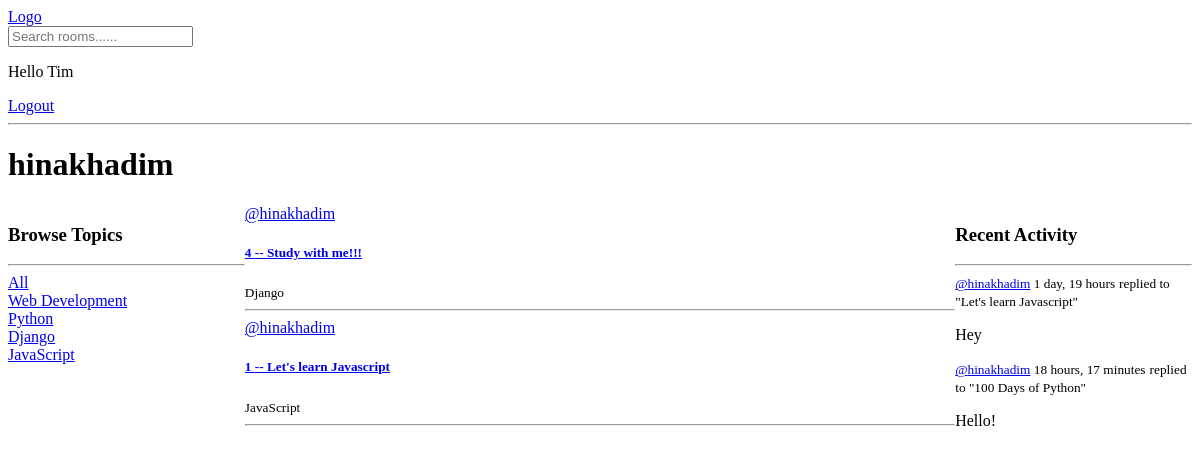
The page /profile/1/ (signed in) on the database its author committed.
### base/models.py (models this page shows, shortened)
class Topic(models.Model):
    name = models.CharField(max_length=200)

class Room(models.Model):
    host = models.ForeignKey(User, on_delete=models.SET_NULL, null=True)
    topic = models.ForeignKey(Topic, on_delete=models.SET_NULL, null=True)
    name = models.CharField(max_length=200)
    description = models.TextField(null=True, blank=True)
    participants = models.ManyToManyField(
        User, related_name='participants', blank=True
    )
    updated = models.DateTimeField(auto_now=True)
    created = models.DateTimeField(auto_now_add=True)
    class Meta:
        ordering = ['-updated', '-created']
    def __str__(self) -> str:
        return self.name

class Message(models.Model):
    user = models.ForeignKey(User, on_delete=models.SET_NULL, null=True)
    room = models.ForeignKey(Room, on_delete=models.SET_NULL, null=True)
    body = models.TextField()
    updated = models.DateTimeField(auto_now=True)
    created = models.DateTimeField(auto_now_add=True)

### base/views.py (the view)
# urls.py: path('profile/<str:pk>/', views.userProfile, name='user-profile')
def userProfile(request, pk):
    user = User.objects.get(id=pk)
    rooms = user.room_set.all()
    room_messages = user.message_set.all()
    topics = Topic.objects.all()
    context = {'user': user, 'rooms': rooms,
               'room_messages': room_messages, 'topics': topics}
    return render(request, 'base/profile.html', context)

### base/templates/base/profile.html
{% extends 'base/layout.html' %} {% block body %}
<h1>{{user.username}}</h1>
<div class="profile-container">
  <div>{% include 'base/topics_component.html' %}</div>
  <div>{% include 'base/feed_component.html' %}</div>
  <div>{% include 'base/activity_component.html' %}</div>
</div>
{% endblock body %}

### base/templates/base/navbar.html
<a href="/">Logo</a>
<form method="GET" action='{% url "base:home" %}'>
  <input type="text" name="q" placeholder="Search rooms......" />
</form>
{% if request.user.is_authenticated %}
<p>Hello {{request.user}}</p>
<a href="{% url 'base:logout' %}">Logout</a>
{%else%}
<a href="{% url 'base:login' %}">Login</a>
{% endif %}
<hr />

### base/templates/base/topics_component.html
<h3>Browse Topics</h3>
<hr />
<div>
  <a href="{% url 'base:home' %}">All</a>
</div>
{% for topic in topics %}
<div>
  <a href="{% url 'base:home' %}?q={{topic.name}}">{{topic.name}}</a>
</div>
{% endfor %}

### base/templates/base/feed_component.html (shortened to what this page needs)
<div>
  {% for room in rooms %}
  <div>
    <a href="{% url 'base:user-profile' room.host.id %}"
      >@{{room.host.username}}</a
    >
    <a href="{% url 'base:room' room.id %}">
      <h5>{{room.id}} -- {{room.name}}</h5></a
    >
    <small>{{room.topic.name}}</small>
  </div>
  <hr />
  {% endfor %}
</div>

### base/templates/base/activity_component.html (shortened to what this page needs)
<h3>Recent Activity</h3>
<hr />
{% for message in room_messages %}
<div>
  <small
    ><a href="{% url 'base:user-profile' message.user.id%}">
      @{{message.user}}</a
    >
    {{message.created|timesince}}</small
  >
  <small>replied to "{{message.room}}"</small>
  <p>{{message.body}}</p>
</div>
{% endfor %}

### base/static/base/main.css (style rules this page uses)
.profile-container { display: grid; grid-template-columns: 1fr 3fr 1fr; }

### rows shown on the page
Topic: name "Web Development"
Topic: name "Python"
Topic: name "Django"
Topic: name "JavaScript"
Room: host.username "hinakhadim", id "4", name "Study with me!!!", topic.name "Django"
Room: host.username "hinakhadim", id "1", name "Let's learn Javascript", topic.name "JavaScript"
Message: user "hinakhadim", created "1 day, 19 hours", room "Let's learn Javascript", body "Hey"
Message: user "hinakhadim", created "18 hours, 17 minutes", room "100 Days of Python", body "Hello!"

### other values the page prints
{{ request.user }} "Tim"
{{ user.username }} "hinakhadim"
